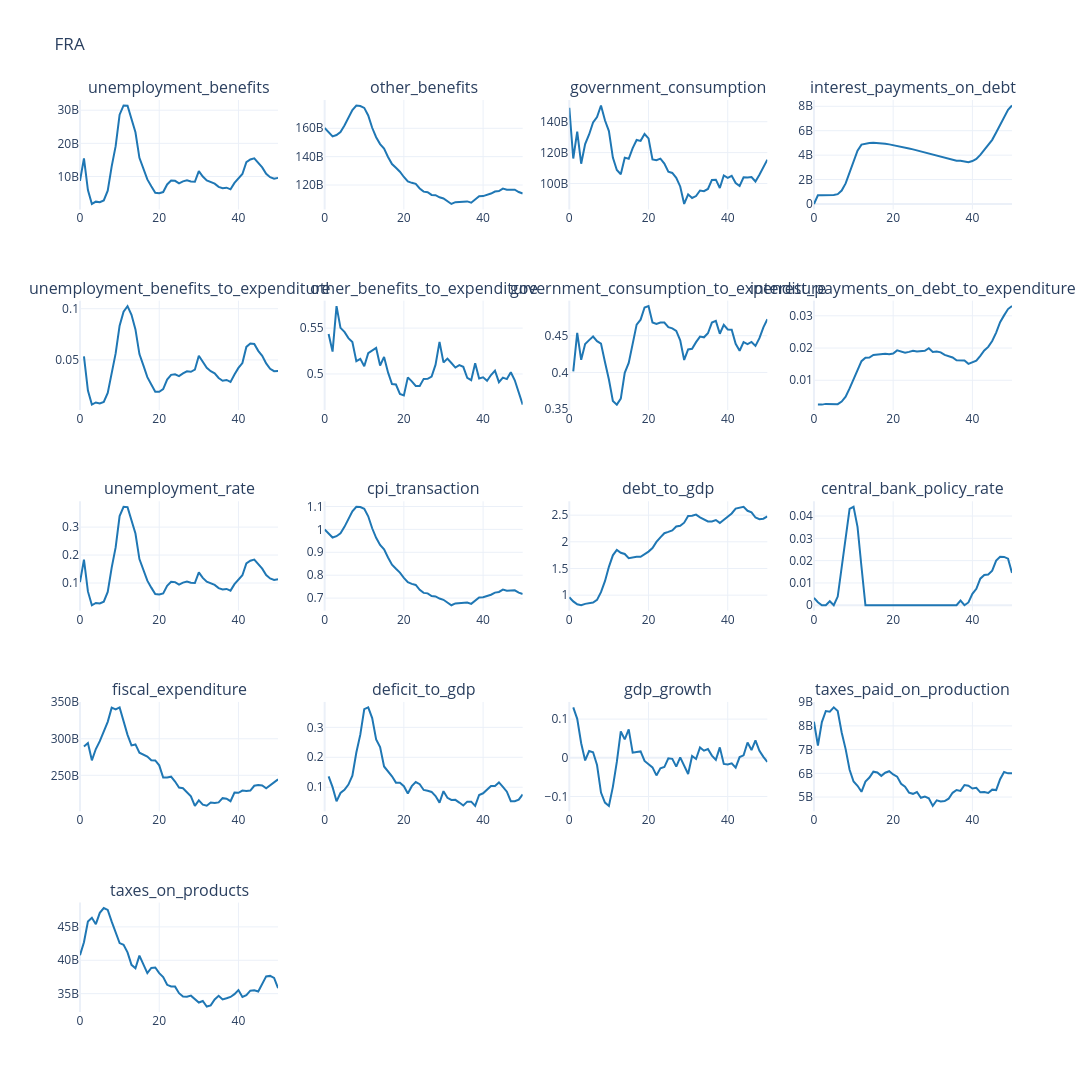
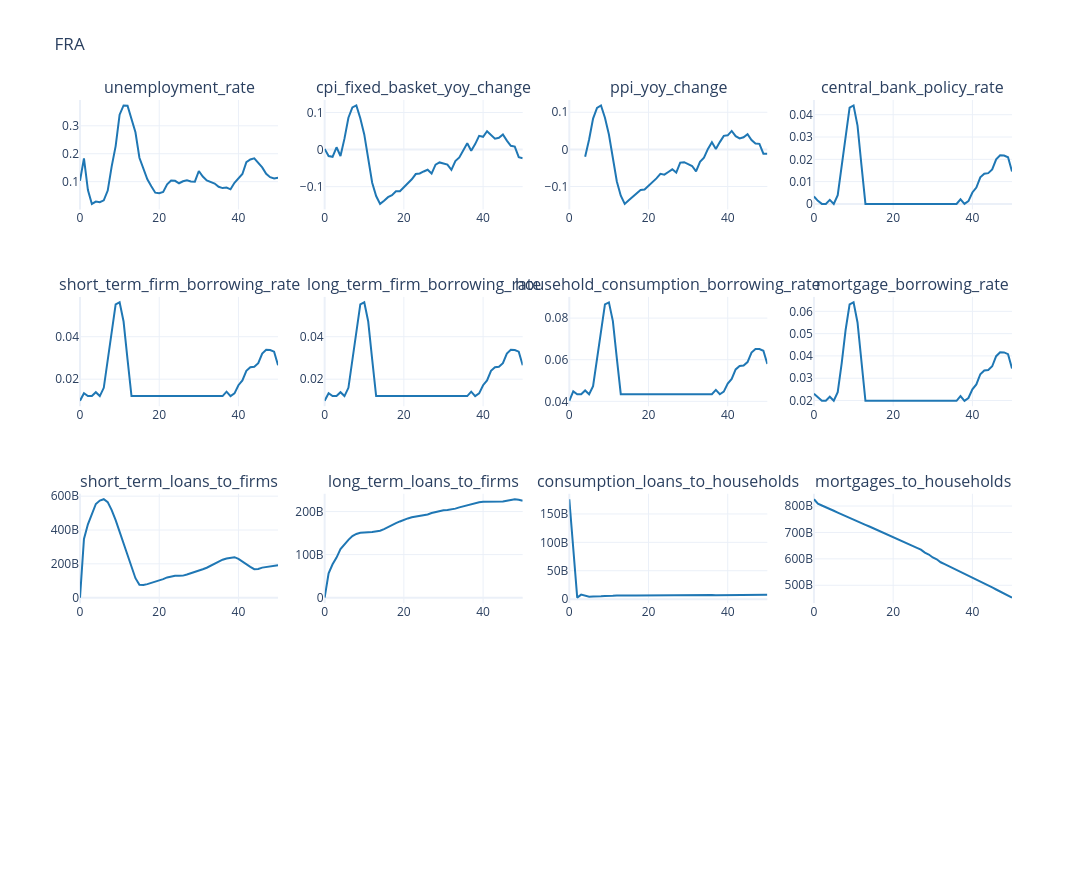

The notebook cell these images were saved under, in order:
### Code cell
# Fiscal And Policy Plots
fiscal_cols = [
    "unemployment_benefits", "other_benefits", "government_consumption", "interest_payments_on_debt",
    "unemployment_benefits_to_expenditure", "other_benefits_to_expenditure",
    "government_consumption_to_expenditure", "interest_payments_on_debt_to_expenditure",
    "unemployment_rate", "cpi_transaction", "debt_to_gdp", "central_bank_policy_rate",
    "fiscal_expenditure", "deficit_to_gdp", "gdp_growth",
    "taxes_paid_on_production", "taxes_on_products", 
]
policy_cols = [
    "unemployment_rate", "cpi_fixed_basket_yoy_change", "ppi_yoy_change",
    "central_bank_policy_rate", "short_term_firm_borrowing_rate",
    "long_term_firm_borrowing_rate", "household_consumption_borrowing_rate", "mortgage_borrowing_rate",
    "short_term_loans_to_firms", "long_term_loans_to_firms", "consumption_loans_to_households", "mortgages_to_households",
]

plot_output(df=df_base[fiscal_cols], no_rows=5, no_cols=4, country_code=cfg.country_iso3, base_height=220, base_width=380)
plot_output(df=df_base[policy_cols], no_rows=4, no_cols=4, country_code=cfg.country_iso3, base_height=220, base_width=380)
